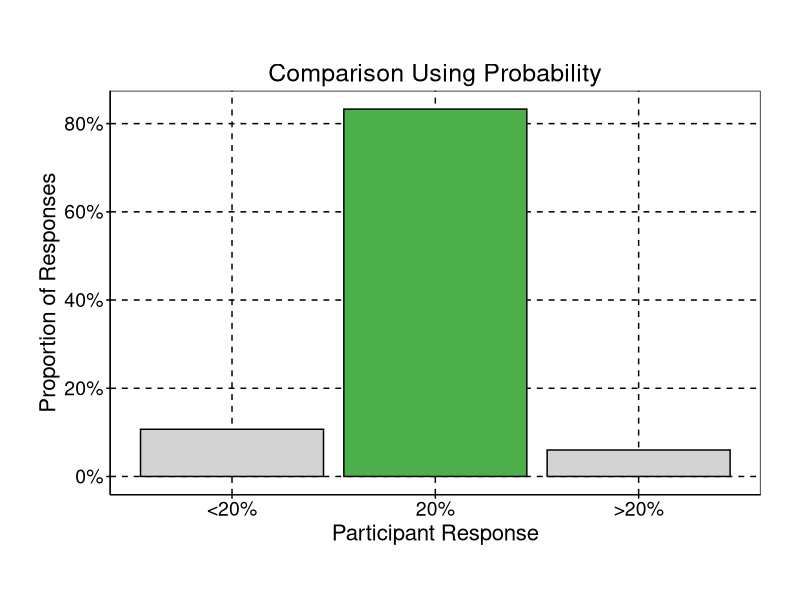
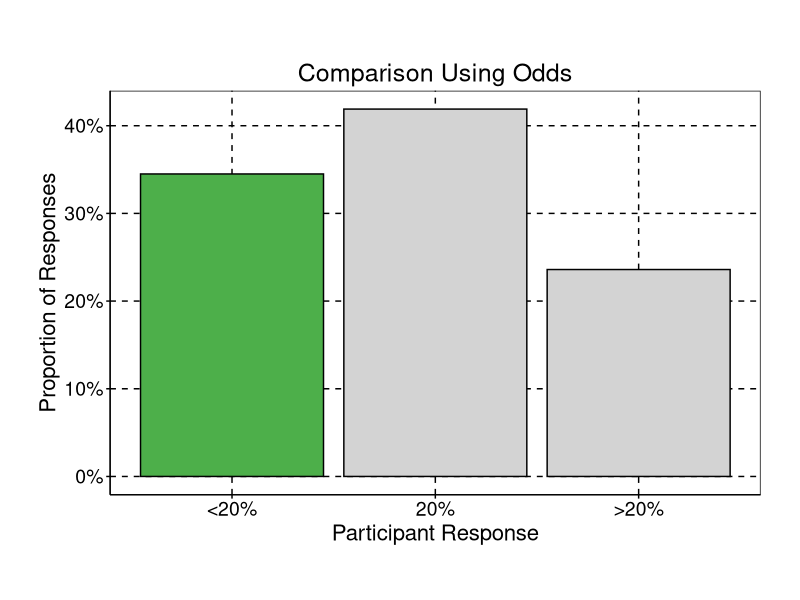
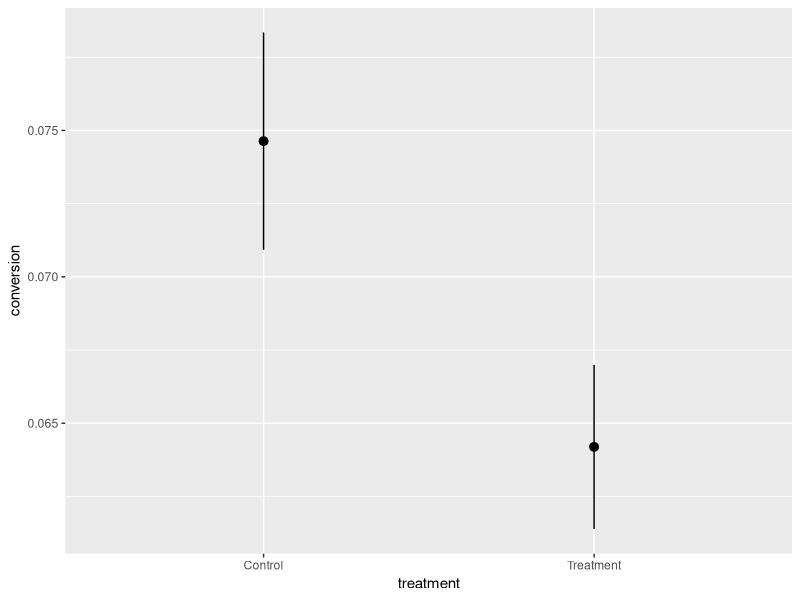
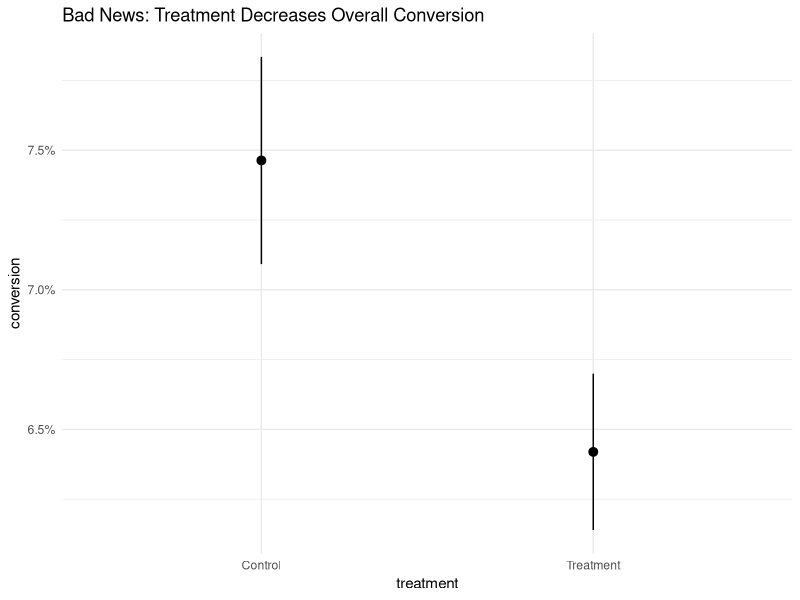
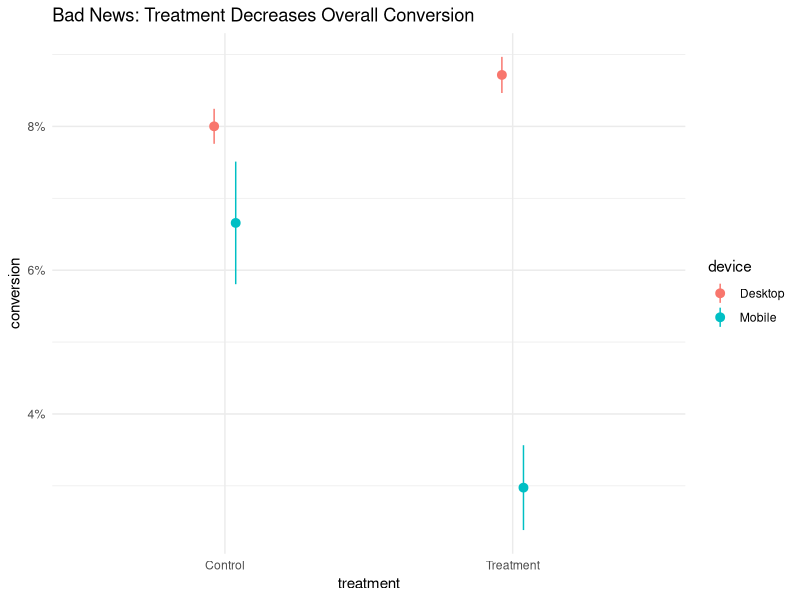
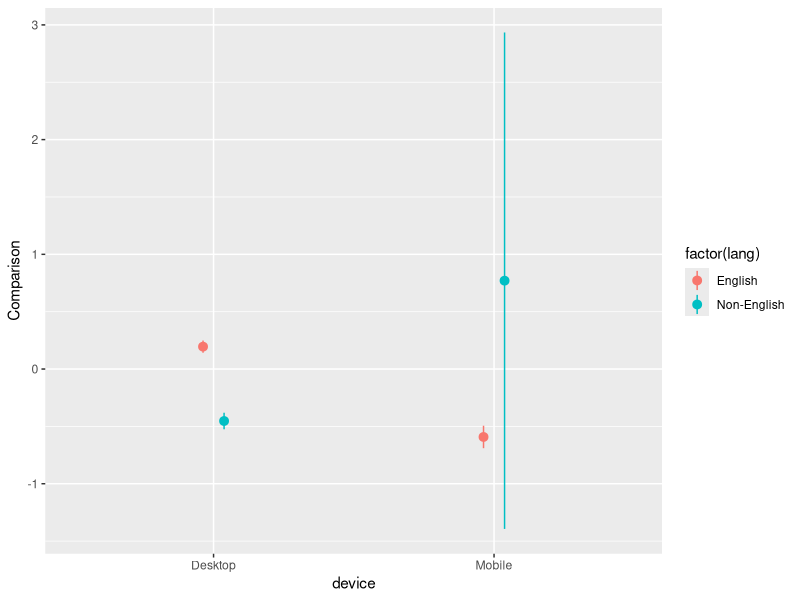

The R source for these figures, in order:
## ---- chunk 1
#| echo: false
#| warning: false
#| message: false

library(tidyverse)
library(marginaleffects)

options(width = 10000)
options(marginaleffects_print_column_names = 10000)
options(marginaleffects_print_type = FALSE)
options(digits = 2)

od <- tibble::tribble(
  ~device,         ~lang, ~population_weight, ~experiment_weight, ~p_control, ~p_treat,
  "Desktop",     "English",         0.4,     0.63,        0.1,     0.12,
  "Desktop", "Non-English",         0.2,     0.31,       0.04,     0.02,
  "Mobile",     "English",         0.3,    0.05,       0.08,     0.03,
  "Mobile", "Non-English",         0.1,    0.01,       0.01,     0.01
)

population_weights <- od %>% 
                      select(device, lang, population_weight, experiment_weight) 


withr::with_seed(1, {
  
experiment_data <- od %>% 
                   sample_n(100000, weight = experiment_weight, replace=T) %>% 
                   group_by(device, lang) %>% 
                   mutate(
                     treatment = sample(c('Treatment','Control'), size = n(), replace=T),
                     p = case_match(treatment, 'Treatment' ~ p_treat, .default = p_control),
                     conversion = rbinom(n(), 1, p)
                   ) %>% 
                   ungroup

})

# a = od %>% summarise_at(vars(starts_with('p_')), ~weighted.mean(., experiment_weight))
# b = od %>% summarise_at(vars(starts_with('p_')), ~weighted.mean(., population_weight)) 
# 
# bind_rows(a, b) %>% 
#   mutate(lift = map2_dbl(p_treat, p_control, lift))
## ---- chunk 2
#| echo: false
polls <- tribble(
  ~'prop', ~'response', ~"prompt", ~"correct", 
  0.107, "<20%", "Probability", 0,
  0.833, "20%", "Probability", 1,
  0.06,  ">20%", "Probability", 0,
  .345, "<20%", "Odds", 1,
  .419, "20%", "Odds", 0,
  .236, ">20%", "Odds", 0
) %>% 
  mutate(
    response = factor(response, levels = c("<20%", "20%", ">20%"), ordered = T),
    prompt = fct_rev(prompt),
    correct = factor(correct)
  ) 

my_labeller <- function(variable,value){
  return(str_c('Comparison Using ', value))
}


polls %>% 
  filter(prompt=='Probability') %>% 
  ggplot(aes(response, prop, fill=correct)) + 
  geom_col(color='black') +
  facet_wrap(~prompt, labeller = my_labeller) + 
  scale_y_continuous(labels = scales::percent) + 
  scale_fill_manual(values = c('light gray', '#4DAF4A')) + 
  labs(x='Participant Response', 
       y = 'Proportion of Responses') + 
  guides(fill='none') + 
  theme(
    aspect.ratio = 1 / 1.61,
    panel.background = element_rect(fill = "transparent", colour = 'black'),
    plot.background = element_rect(fill = "transparent", colour = NA),
    axis.title = element_text(colour = "black", size = 16),
    axis.text = element_text(colour = "black", size = 14),
    axis.ticks = element_line(colour = "black"),
    axis.line = element_line(colour = "black"),
    strip.background = element_rect(fill = "transparent", colour = NA),
    strip.text = element_text(colour = "black", size = 18),
    panel.grid.major = element_line(colour = "black", linetype = "dashed"), # Major grid lines
    panel.grid.minor = element_blank(),
    legend.background = element_rect(fill = "transparent", colour = NA),
    legend.text = element_text(colour = "black"),
    legend.title = element_text(colour = "black"),
    legend.key = element_rect(fill = "transparent", colour = NA),
    title = element_text(color="black"),
    plot.margin=grid::unit(c(1,1,1,1), "cm")
  )
## ---- chunk 3
#| echo: false
polls %>% 
  filter(prompt=='Odds') %>% 
  ggplot(aes(response, prop, fill=correct)) + 
  geom_col(color='black') +
  facet_wrap(~prompt, labeller = my_labeller) + 
  scale_y_continuous(labels = scales::percent) + 
  scale_fill_manual(values = c('light gray', '#4DAF4A')) + 
  labs(x='Participant Response', 
       y = 'Proportion of Responses') + 
  guides(fill='none') + 
  theme(
    aspect.ratio = 1 / 1.61,
    panel.background = element_rect(fill = "transparent", colour = 'black'),
    plot.background = element_rect(fill = "transparent", colour = NA),
    axis.title = element_text(colour = "black", size = 16),
    axis.text = element_text(colour = "black", size = 14),
    axis.ticks = element_line(colour = "black"),
    axis.line = element_line(colour = "black"),
    strip.background = element_rect(fill = "transparent", colour = NA),
    strip.text = element_text(colour = "black", size = 18),
    panel.grid.major = element_line(colour = "black", linetype = "dashed"), # Major grid lines
    panel.grid.minor = element_blank(),
    legend.background = element_rect(fill = "transparent", colour = NA),
    legend.text = element_text(colour = "black"),
    legend.title = element_text(colour = "black"),
    legend.key = element_rect(fill = "transparent", colour = NA),
    title = element_text(color="black"),
    plot.margin=grid::unit(c(1,1,1,1), "cm")
  )
## ---- chunk 4
#| echo: true

model <- glm(conversion ~ treatment*device*lang, 
  data=experiment_data,
  family = binomial())
## ---- chunk 5
#| echo: true

# Exponentiate to get odds ratios
broom::tidy(model, exponentiate = TRUE)
## ---- chunk 6
#| echo: true
lift <- function(treated, control){
  diff <- mean(treated) - mean(control)
  diff / mean(control)
}
## ---- chunk 7
#| echo: false
lift <- function(hi, lo){
  diff <- mean(hi) - mean(lo)
  diff / mean(lo)
}
## ---- chunk 8
#| echo: false
#| eval: true
avg_comparisons(model=model, variables = 'treatment', comparison = lift) %>% 
  as_tibble() ->d


select(d, -contrast) %>% 
  select(term, estimate, std.error, p.value,  starts_with('conf'))
## ---- chunk 9
#| echo: false
#| eval: true
avg_comparisons(model=model, variables = 'treatment', comparison = lift,
                by = 'device') %>% 
  as_tibble()-> d


select(d, -contrast) %>% 
  select(term, device, estimate, std.error, p.value, starts_with('conf'))

## ---- chunk 10
#| echo: false
#| eval: true
#| code-line-numbers: "2"
avg_comparisons(model=model, variables = 'treatment', comparison = lift,
                by = c('device', 'lang')) %>% 
  as_tibble() -> d


select(d, -contrast) %>% 
  select(term, device, lang, estimate,  std.error, p.value,  starts_with('conf'))
## ---- chunk 11
population_weights
## ---- chunk 12
#| echo: false
#| eval: true

weighted_lift <- function(hi, lo, w){
  diff <- weighted.mean(hi, w) - weighted.mean(lo, w)
  diff / weighted.mean(lo, w)
}

avg_comparisons(model=model, variables = 'treatment',
                newdata = population_weights,
                comparison=weighted_lift,
                wts='population_weight') %>% 
  as_tibble() -> d


select(d, -contrast) %>% 
  select(term, estimate,  std.error, p.value,  starts_with('conf'))
## ---- chunk 13
#| fig-height: 4
population_weights_w_treat <- population_weights %>% 
                              crossing(
                                treatment = c('Treatment','Control')
                              )
plot_predictions(model=model,  
                 by = 'treatment', 
                 newdata = population_weights_w_treat, 
                 wts='population_weight')

## ---- chunk 14
#| fig-height: 4
#| code-line-numbers: "4-6"

plot_predictions(model=model,  
                 by = 'treatment', 
                 newdata = population_weights_w_treat, wts='population_weight') + 
  scale_y_continuous(labels = scales::percent) + 
  theme_minimal()+
  labs(title='Bad News: Treatment Decreases Overall Conversion')
## ---- chunk 15
#| fig-height: 4
#| code-line-numbers: "2"

plot_predictions(model=model,  
                 by = c('treatment', 'device'), 
                 newdata = population_weights_w_treat, wts='population_weight') + 
  scale_y_continuous(labels = scales::percent) + 
  theme_minimal()+
  labs(title='Bad News: Treatment Decreases Overall Conversion')
## ---- chunk 16
plot_comparisons(model=model, 
                 variables = 'treatment', 
                 newdata = population_weights_w_treat, 
                 comparison = weighted_lift, 
                 wts='population_weight',
                 by=c('device', 'lang'))
